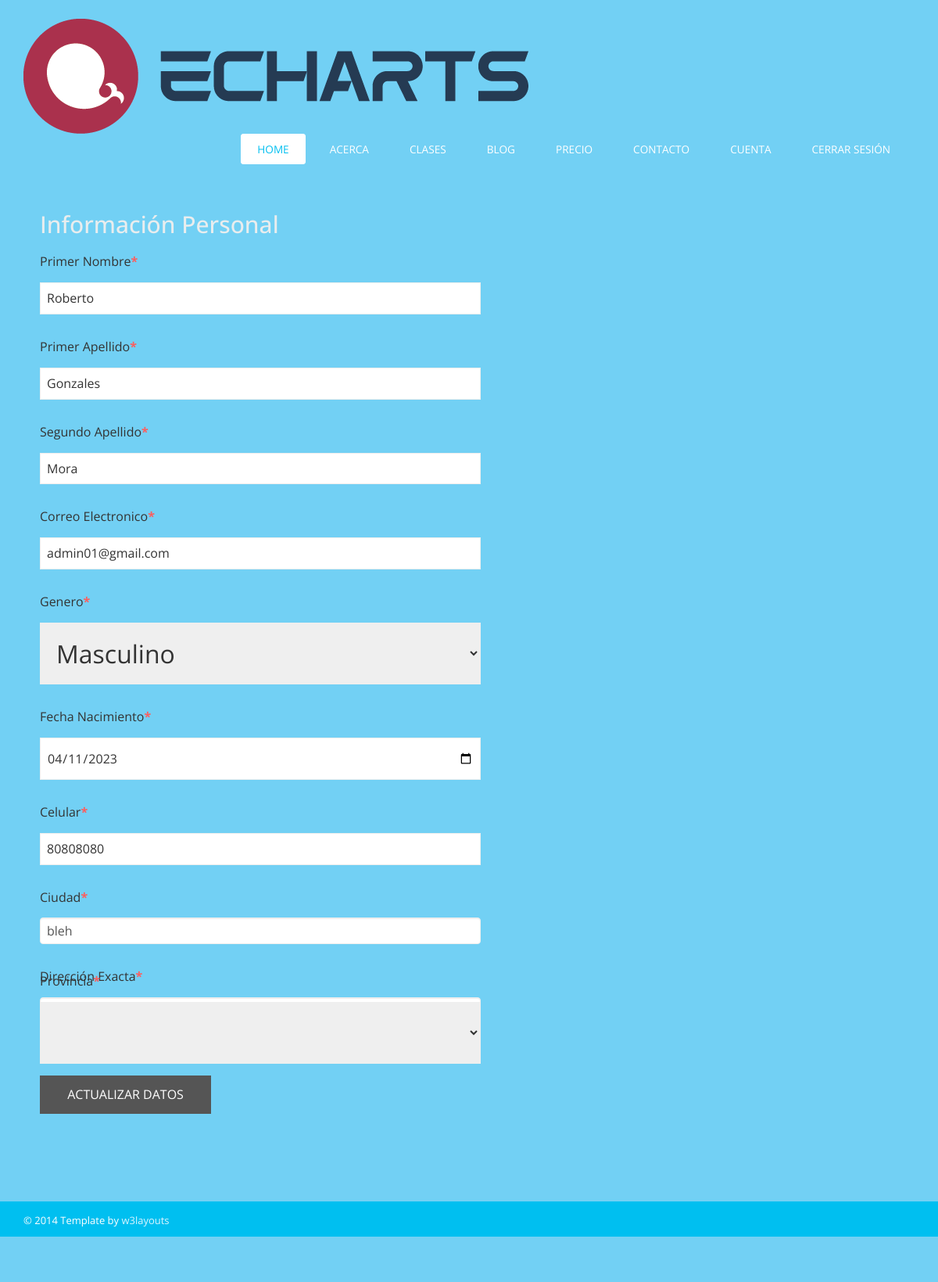
Screenshot of /Views/update_user_client.php?q=12 (signed in) with the database file from the repository.
### tables this page shows
CREATE TABLE `usuarios` (
  `UsuarioId` int NOT NULL,
  `PrimerNombre` varchar(15) NOT NULL,
  `PrimerApellido` varchar(25) NOT NULL,
  `SegundoApellido` varchar(25) NOT NULL,
  `FechaNacimiento` date NOT NULL,
  `PuestoTrabajo` varchar(70) DEFAULT NULL,
  `DescripcionTrabajo` varchar(500) DEFAULT NULL,
  `Genero` char(1) NOT NULL,
  `Celular` int NOT NULL,
  `Direccion` varchar(350) NOT NULL,
  `Correo` varchar(45) NOT NULL,
  `Contrasenna` varchar(20) NOT NULL,
  `Estado` bit(1) NOT NULL,
  `RolId` int NOT NULL
);

### Models/usuarioModel.php (called while the page is built, shortened)
<?php
function ObtenerUsuarioModel($UsuarioId)
{
    $instancia = Open();
    $sentencia = "CALL ObtenerUsuario($UsuarioId)";
    $resultado = $instancia->query($sentencia);
    return $resultado;
}

### Controllers/usuariosController.php (called while the page is built, shortened)
<?php
include_once '../Models/usuarioModel.php';
function VerDatosUsuario($consecutivoUsuario)
{
    $resultado = ObtenerUsuarioModel($consecutivoUsuario);
    if ($resultado->num_rows > 0) {
        return mysqli_fetch_array($resultado);
    }
}

### Views/update_user_client.php (the view, shortened to what this page needs)
<?php
include('utilities.php');
include_once '../Controllers/usuariosController.php';
$resultado = VerDatosUsuario($_GET["q"]);
$DireccionDatos = explode(', ', $resultado["Direccion"]);
if ($resultado["Genero"] == "F") {
	$resultado["Genero"] = "Femenino";
} else {
	$resultado["Genero"] = "Masculino";
}
?>
<DOCTYPE HTML>
	<html>
	<head>
		<link href="css/bootstrap.css" rel='stylesheet' type='text/css' />
		<link href="css/style.css" rel='stylesheet' type='text/css' />
	</head>
	<body>
		<div class="main">
			<div class="register-grids">
				<div class="container">
					<form action="" method="post">
						<div class="register-top-grid">
							<h2>Información Personal</h2>
							<div>
								<p>Primer Nombre<label>*</label></p>
								<input type="text" id="primerNombre" name="primerNombre" value="<?php echo $resultado["PrimerNombre"] ?>" required>
							</div>
							<div>
								<p>Primer Apellido<label>*</label></p>
								<input type="text" id="primerApellido" name="primerApellido" value="<?php echo $resultado["PrimerApellido"] ?>" required>
							</div>
							<div>
								<p>Segundo Apellido<label>*</label></p>
								<input type="text" id="segundoApellido" name="segundoApellido" value="<?php echo $resultado["SegundoApellido"] ?>" required>
							</div>
							<div>
								<p>Correo Electronico<label>*</label></p>
								<input type="email" id="correoElectronico" name="correoElectronico" readOnly="true" value="<?php echo $resultado["Correo"] ?>" required>
							</div>
							<div>
								<p>Genero<label>*</label></p>
								<select id="genero" name="genero" required>
									<option value="<?php echo substr($resultado["Genero"], 0, 1) ?>" selected disabled hidden><?php echo $resultado["Genero"] ?></option>
								</select>
							</div>
							<div>
								<p>Fecha Nacimiento<label>*</label></p>
								<input type="date" id="fechaNacimiento" name="fechaNacimiento" value="<?php echo $resultado["FechaNacimiento"] ?>" required>
							</div>
							<div>
								<p>Celular<label>*</label></p>
								<input type="number" id="celular" name="celular" value="<?php echo $resultado["Celular"] ?>" required>
							</div>
							<div>
								<p>Ciudad<label>*</label></p>
								<input type="text" id="ciudad" name="ciudad" class="form-control" value="<?php echo $DireccionDatos[1] ?>" required>
							</div>
							<div>
								<p>Dirección Exacta<label>*</label></p>
							</div>
							<div>
								<p style="margin-top: -6rem;">Provincia<label>*</label></p>
								<select id="provincia" name="provincia" required>
									<option value="" selected disabled hidden><?php echo $DireccionDatos[0] ?></option>
									<option value="San José">San José</option>
								</select>
							</div>
						</div>
						<input type="submit" value="Actualizar Datos" id="btnActualizarUsuarioCliente" name="btnActualizarUsuarioCliente">
					</form>
				</div>
			</div>
		</div>
	</body>
	</html>

### Views/css/style.css (style rules this page uses)
html, body { font-family: 'Open Sans', sans-serif; background: #F3F3F3; font-size: 100%; }
.register-top-grid h2, .register-bottom-grid h2 { color:#e9edee; padding-bottom: 5px; margin: 0; margin-left: 21px; }
.register-top-grid label, .register-bottom-grid label { color:#fd5e5e; }
.register-top-grid div, .register-bottom-grid div { width: 55%; float: left; margin: 15px 0; margin-left: 21px; }
.register-top-grid input, .register-bottom-grid input { border: 1px solid #EEE; outline-color:#00BFF0; width: 90%; font-size: 1em; padding: 0.5em; font-family: 'Open Sans', sans-serif; }
.register-top-grid select, .register-bottom-grid select { border: 1px solid #EEE; outline-color:#00BFF0; width: 90%; font-size: 2em; padding: 0.5em; font-family: 'Open Sans', sans-serif; }
.register-top-grid option, .register-bottom-grid option { border: 1px solid #EEE; outline-color:#00BFF0; width: 90%; font-size: 2em; padding: 0.5em; font-family: 'Open Sans', sans-serif; }
.register-grids form input[type="submit"] { background:#555; color: #FFF; font-size: 1em; padding:0.8em 2.2em; border:none; transition: 0.5s all; -webkit-transition: 0.5s all; -moz-transition: 0.5s all; -o-transition: 0.5s all; display: inline-block; font-family: 'Open Sans', sans-serif; cursor: pointer; outline: none; text-transform: uppercase; margin-left: 21px; }
.register-grids { padding:5% 0; }

### rows the page displays
usuarios: primerNombre "Roberto", primerApellido "Gonzales", segundoApellido "Mora", correoElectronico "admin01@gmail.com", fechaNacimiento "04/11/2023", celular "80808080", ciudad "bleh"

### other values shown
form field genero "Masculino"
